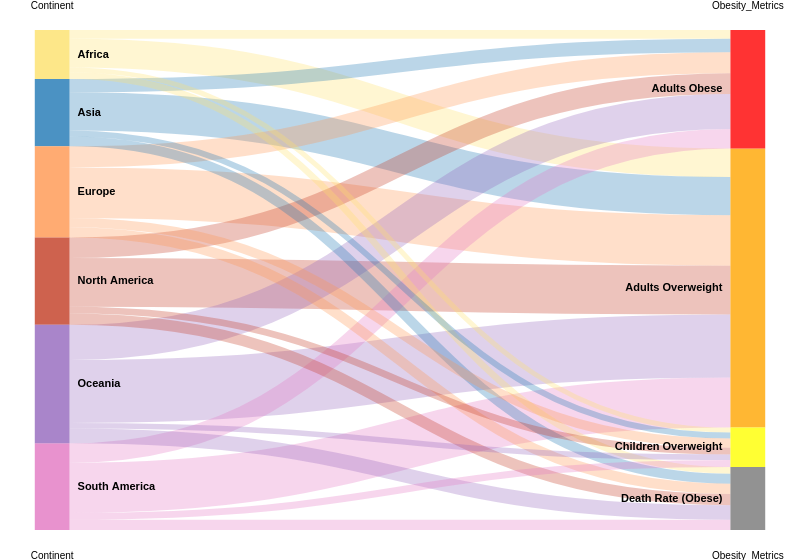

Describe this chart as a Vega-Lite specification.
### Vega specification from a JSON file in a GitHub repository (floating-point values rounded to 4 significant figures)
{"$schema": "https://vega.github.io/schema/vega/v5.2.0.json", "height": 500, "width": 800, "data": [{"name": "rawData", "values": [{"Continent": "Africa", "Obesity_Metrics": "Adults Overweight", "Count": 32.89}, {"Continent": "Asia", "Obesity_Metrics": "Adults Overweight", "Count": 43.92}, {"Continent": "Europe", "Obesity_Metrics": "Adults Overweight", "Count": 58.11}, {"Continent": "North America", "Obesity_Metrics": "Adults Overweight", "Count": 56.29}, {"Continent": "South America", "Obesity_Metrics": "Adults Overweight", "Count": 57.7}, {"Continent": "Oceania", "Obesity_Metrics": "Adults Overweight", "Count": 72.68}, {"Continent": "Africa", "Obesity_Metrics": "Adults Obese", "Count": 10.22}, {"Continent": "Asia", "Obesity_Metrics": "Adults Obese", "Count": 15.4}, {"Continent": "Europe", "Obesity_Metrics": "Adults Obese", "Count": 24.35}, {"Continent": "North America", "Obesity_Metrics": "Adults Obese", "Count": 23.65}, {"Continent": "South America", "Obesity_Metrics": "Adults Obese", "Count": 22.6}, {"Continent": "Oceania", "Obesity_Metrics": "Adults Obese", "Count": 40.45}, {"Continent": "Africa", "Obesity_Metrics": "Death Rate (Obese)", "Count": 7.67}, {"Continent": "Asia", "Obesity_Metrics": "Death Rate (Obese)", "Count": 11.48}, {"Continent": "Europe", "Obesity_Metrics": "Death Rate (Obese)", "Count": 11.79}, {"Continent": "North America", "Obesity_Metrics": "Death Rate (Obese)", "Count": 13.06}, {"Continent": "South America", "Obesity_Metrics": "Death Rate (Obese)", "Count": 11.74}, {"Continent": "Oceania", "Obesity_Metrics": "Death Rate (Obese)", "Count": 16.83}, {"Continent": "Africa", "Obesity_Metrics": "Children Overweight", "Count": 5.7}, {"Continent": "Asia", "Obesity_Metrics": "Children Overweight", "Count": 6.81}, {"Continent": "Europe", "Obesity_Metrics": "Children Overweight", "Count": 10.75}, {"Continent": "North America", "Obesity_Metrics": "Children Overweight", "Count": 7.76}, {"Continent": "South America", "Obesity_Metrics": "Children Overweight", "Count": 7.98}, {"Continent": "Oceania", "Obesity_Metrics": "Children Overweight", "Count": 6.45}], "transform": [{"type": "formula", "expr": "datum['Continent']", "as": "stk1"}, {"type": "formula", "expr": "datum.Obesity_Metrics", "as": "stk2"}, {"type": "formula", "expr": "datum.Count", "as": "size"}]}, {"name": "nodes", "source": "rawData", "transform": [{"type": "filter", "expr": "!groupSelector || groupSelector.stk1 == datum.stk1 || groupSelector.stk2 == datum.stk2"}, {"type": "formula", "expr": "datum.stk1+datum.stk2", "as": "key"}, {"type": "fold", "fields": ["stk1", "stk2"], "as": ["stack", "grpId"]}, {"type": "formula", "expr": "datum.stack == 'stk1' ? datum.stk1+' '+datum.stk2 : datum.stk2+' '+datum.stk1", "as": "sortField"}, {"type": "stack", "groupby": ["stack"], "sort": {"field": "sortField", "order": "descending"}, "field": "size"}, {"type": "formula", "expr": "(datum.y0+datum.y1)/2", "as": "yc"}]}, {"name": "groups", "source": "nodes", "transform": [{"type": "aggregate", "groupby": ["stack", "grpId"], "fields": ["size"], "ops": ["sum"], "as": ["total"]}, {"type": "stack", "groupby": ["stack"], "sort": {"field": "grpId", "order": "descending"}, "field": "total"}, {"type": "formula", "expr": "scale('y', datum.y0)", "as": "scaledY0"}, {"type": "formula", "expr": "scale('y', datum.y1)", "as": "scaledY1"}, {"type": "formula", "expr": "datum.stack == 'stk1'", "as": "rightLabel"}, {"type": "formula", "expr": "round((datum.total/domain('y')[1]) * 100)", "as": "percentage"}]}, {"name": "destinationNodes", "source": "nodes", "transform": [{"type": "filter", "expr": "datum.stack == 'stk2'"}]}, {"name": "edges", "source": "nodes", "transform": [{"type": "filter", "expr": "datum.stack == 'stk1'"}, {"type": "lookup", "from": "destinationNodes", "key": "key", "fields": ["key"], "as": ["target"]}, {"type": "linkpath", "orient": "horizontal", "shape": "diagonal", "sourceY": {"expr": "scale('y', datum.yc)"}, "sourceX": {"expr": "scale('x', 'stk1') + bandwidth('x')"}, "targetY": {"expr": "scale('y', datum.target.yc)"}, "targetX": {"expr": "scale('x', 'stk2')"}}, {"type": "formula", "expr": "range('y')[0]-scale('y', datum.size)", "as": "strokeWidth"}, {"type": "formula", "expr": "(datum.total/domain('y')[1]) * 100", "as": "percentage"}]}], "scales": [{"name": "x", "type": "band", "range": "width", "domain": ["stk1", "stk2"], "paddingOuter": 0.05, "paddingInner": 0.95}, {"name": "y", "type": "linear", "range": "height", "domain": {"data": "nodes", "field": "y1"}}, {"name": "color", "type": "ordinal", "range": ["#FDE26C", "#1f77b4", "#FF964F", "#C23B22", "#9467bd", "#e377c2", "red", "orange", "yellow", "#777777"], "domain": ["Africa", "Asia", "Europe", "North America", "Oceania", "South America", "Adults Obese", "Adults Overweight", "Children Overweight", "Death Rate (Obese)"]}, {"name": "stackNames", "type": "ordinal", "range": ["Continent", "Obesity_Metrics"], "domain": ["stk1", "stk2"]}], "axes": [{"orient": "bottom", "scale": "x", "domain": false, "ticks": false, "labelPadding": 20, "encode": {"labels": {"update": {"text": {"scale": "stackNames", "field": "value", "fontWeight": "bold", "fontSize": 14}}}}}, {"orient": "top", "scale": "x", "domain": false, "ticks": false, "labelPadding": 20, "encode": {"labels": {"update": {"text": {"scale": "stackNames", "field": "value", "fontWeight": "bold", "fontSize": 14}}}}}, {"orient": "left", "scale": "y", "labels": false, "domain": false, "ticks": false}], "marks": [{"type": "path", "name": "edgeMark", "from": {"data": "edges"}, "clip": true, "encode": {"update": {"stroke": [{"test": "groupSelector && groupSelector.stack=='stk1'", "scale": "color", "field": "stk2"}, {"scale": "color", "field": "stk1"}], "strokeWidth": {"field": "strokeWidth"}, "path": {"field": "path"}, "strokeOpacity": {"signal": "!groupSelector && (groupHover.stk1 == datum.stk1 || groupHover.stk2 == datum.stk2) ? 0.9 : 0.3"}, "zindex": {"signal": "!groupSelector && (groupHover.stk1 == datum.stk1 || groupHover.stk2 == datum.stk2) ? 1 : 0"}, "tooltip": {"signal": "{\"Continent\": datum.stk1, \"Obesity Metrics\": datum.stk2, \"Percentage\":format(datum.size, ',.2f')}"}}, "hover": {"strokeOpacity": {"value": 1}}}}, {"type": "rect", "name": "groupMark", "from": {"data": "groups"}, "encode": {"enter": {"fill": {"scale": "color", "field": "grpId"}, "width": {"scale": "x", "band": 1}}, "update": {"x": {"scale": "x", "field": "stack"}, "y": {"field": "scaledY0"}, "y2": {"field": "scaledY1"}, "fillOpacity": {"value": 0.8}, "tooltip": {"signal": "'In the population affected by overweight and obesity,' + datum.grpId + ' contributes ' + format(datum.percentage, ',.0f') + '%'"}}, "hover": {"fillOpacity": {"value": 1}}}}, {"type": "text", "from": {"data": "groups"}, "interactive": false, "encode": {"update": {"x": {"signal": "scale('x', datum.stack) + (datum.rightLabel ? bandwidth('x') + 8 : -8)"}, "yc": {"signal": "(datum.scaledY0 + datum.scaledY1)/2"}, "align": {"signal": "datum.rightLabel ? 'left' : 'right'"}, "baseline": {"value": "middle"}, "fontWeight": {"value": "bold"}, "text": {"signal": "abs(datum.scaledY0-datum.scaledY1) > 13 ? datum.grpId : ''"}}}}, {"type": "group", "data": [{"name": "dataForShowAll", "values": [{}], "transform": [{"type": "filter", "expr": "groupSelector"}]}], "encode": {"enter": {"xc": {"signal": "width/2"}, "y": {"value": 30}, "width": {"value": 80}, "height": {"value": 30}}}, "marks": [{"type": "group", "name": "groupReset", "from": {"data": "dataForShowAll"}, "encode": {"enter": {"cornerRadius": {"value": 6}, "fill": {"value": "#f5f5f5"}, "stroke": {"value": "#c1c1c1"}, "strokeWidth": {"value": 2}, "height": {"field": {"group": "height"}}, "width": {"field": {"group": "width"}}}, "update": {"opacity": {"value": 1}}, "hover": {"opacity": {"value": 0.7}}}, "marks": [{"type": "text", "interactive": false, "encode": {"enter": {"xc": {"field": {"group": "width"}, "mult": 0.5}, "yc": {"field": {"group": "height"}, "mult": 0.5, "offset": 2}, "align": {"value": "center"}, "baseline": {"value": "middle"}, "fontWeight": {"value": "bold"}, "text": {"value": "Show All"}}}}]}]}], "signals": [{"name": "groupHover", "value": {}, "on": [{"events": "@groupMark:mouseover", "update": "{stk1:datum.stack=='stk1' && datum.grpId, stk2:datum.stack=='stk2' && datum.grpId}"}, {"events": "mouseout", "update": "{}"}]}, {"name": "groupSelector", "value": false, "on": [{"events": "@groupMark:click!", "update": "{stack:datum.stack, stk1:datum.stack=='stk1' && datum.grpId, stk2:datum.stack=='stk2' && datum.grpId}"}, {"events": [{"type": "click", "markname": "groupReset"}, {"type": "dblclick"}], "update": "false"}]}], "config": {"view": {"stroke": null}, "background": null}}
